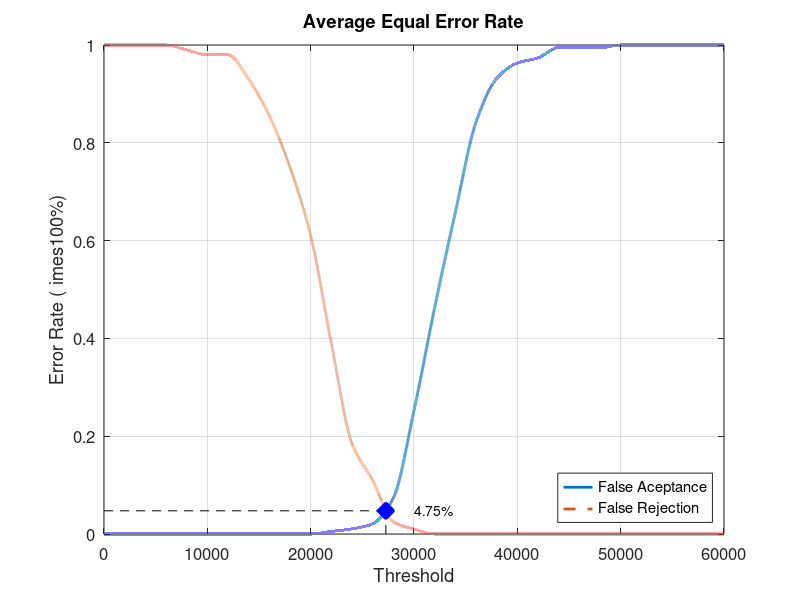
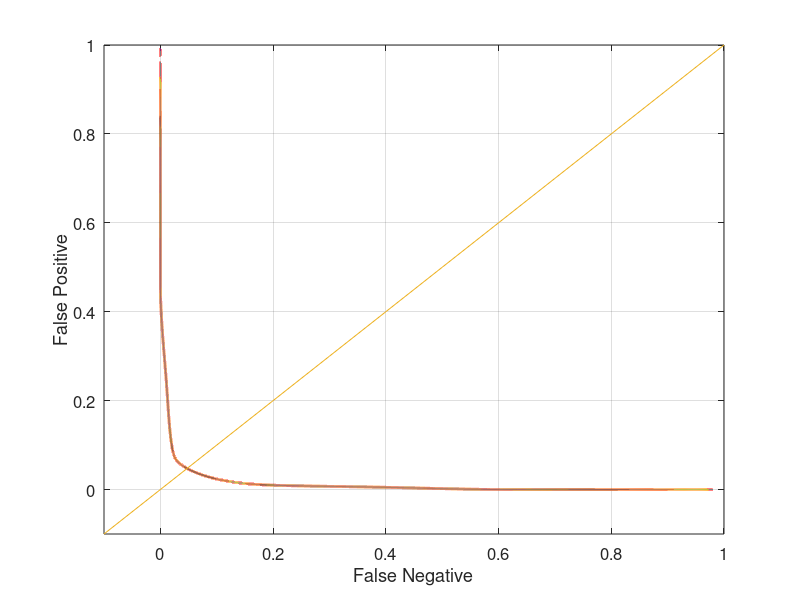

Reproduce these figures in MATLAB, in order.
close all;
clear;
clc;
x = 0:2000:60000;
xq = 0:0.5:60000;

y0 = [0 0 0 0 0 0 0 0 0 0 0 0.00526316 0.0105263 0.0210526 0.0736842 0.252632 0.463158 0.657895 0.842105 0.931579 0.963158 0.973684 0.994737 0.994737 0.994737 1 1 1 1 1 1]
yy0 = interp1(x, y0, xq, 'pchip');
y1 = [1 1 1 1 0.99 0.98 0.98 0.93 0.855 0.75 0.61 0.39 0.185 0.11 0.025 0.01 0 0 0 0 0 0 0 0 0 0 0 0 0 0 0]
yy1 = interp1(x, y1, xq, 'pchip');

% Calculating EER: 
y2 = abs(y0 - y1);
find(y2 == min(y2))
yy2 = abs(yy0 - yy1);
xEER = find(yy2 == min(yy2));
xEERIndex = xq(xEER) % X-axis EER
yEER = yy0(xEER) % Y-axis EER

main = figure
plot(xq, yy0,'-','LineWidth', 2);	hold on
plot(xq, yy1,'--','LineWidth', 2);	hold on
plot([xEERIndex xEERIndex], [0 yEER], 'k--');	hold on
plot([0 xEERIndex], [yEER yEER], 'k--');	hold on
plot(xEERIndex, yEER, 'bx', 'LineWidth', 10);	hold on
text(xEERIndex + 10 * xEERIndex / 100, yEER, [num2str(round((10000 * yEER)) / 100) '%'])
legend('False Aceptance', 'False Rejection', 'Location', 'SouthEast')
xlabel('Threshold')
ylabel('Error Rate (	imes100%)')
title('Average Equal Error Rate')
set(gca, 'FontSize', 12)
axis([0 60000 0 1])
grid on

print(main, 'Database4_1Main', '-dpng');
FNRxFPR = figure('Color', [1 1 1]);
plot(yy1, yy0, '-', yy1, yy0, 'LineWidth', 2);
hold on
y = -0.1:0.1:1
plot(y, y); 
set(gca, 'FontSize', 12)
xlabel('False Negative')
ylabel('False Positive')
axis([-0.1 1 -0.1 1])
set(gca, 'FontSize', 12)
grid on

print(FNRxFPR, 'Database4_1FNRxFPR','-dpng');
